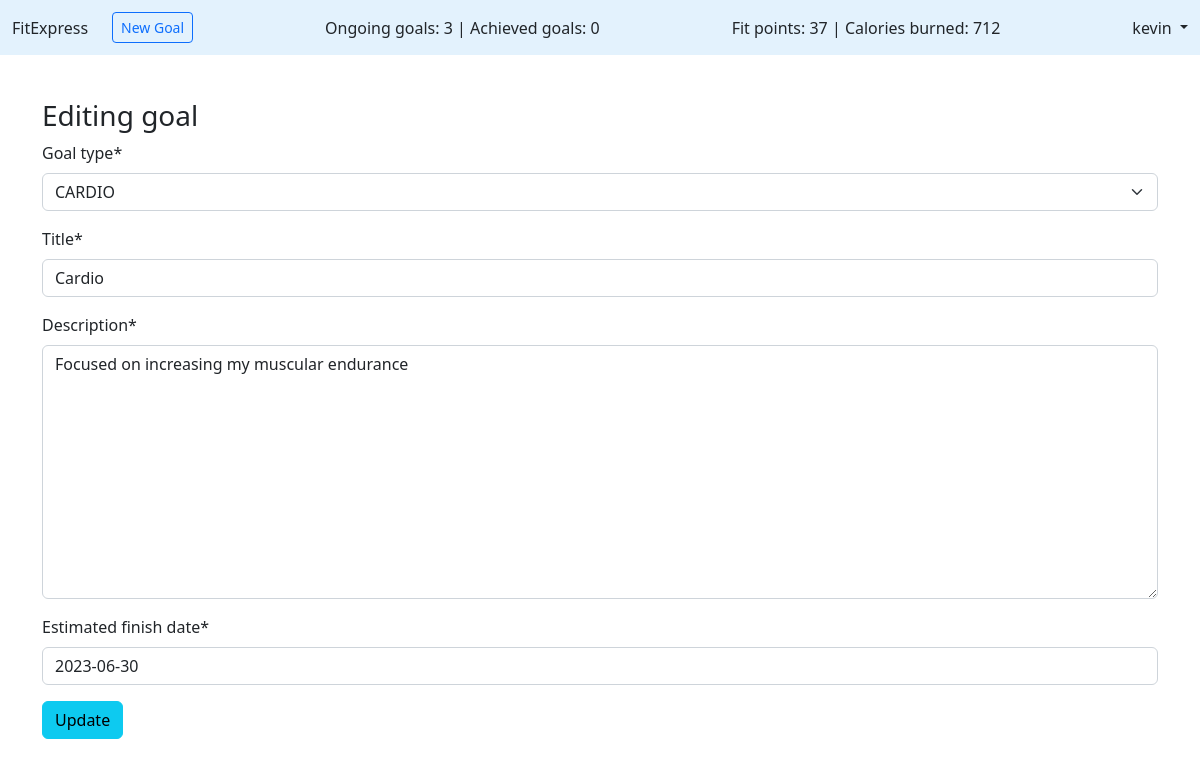
The app's page /goals/11/edit/ (signed in) with its own data.
### accounts/models.py (models this page shows, shortened)
class CustomUser(AbstractUser):
    birth = models.DateField(null=True, blank=True)
    calories_burned = models.PositiveIntegerField(default=0)
    fit_points = models.PositiveIntegerField(default=0)
    weight = models.PositiveIntegerField(null=True)
    completed_goals = models.PositiveIntegerField(default=0)
    active_goals = models.PositiveIntegerField(default=0)

### goals/models.py (models this page shows, shortened)
class Goals(models.Model):
    class GoalTypes(models.TextChoices):
        LOSE_WEIGHT = "LOSE WEIGHT", "LOSE WEIGHT"
        MUSCLE_STRENGTH = "MUSCLE STRENGTH", "MUSCLE STRENGTH"
        MUSCLE_MASS = "MUSCLE MASS", "MUSCLE MASS"
        BODY_DEFINITION = "BODY DEFINITION", "BODY DEFINITION"
        CARDIO = "CARDIO", "CARDIO"
    goal_type = models.TextField(choices=GoalTypes.choices)
    title = models.CharField(max_length=255)
    description = models.TextField()
    status = models.TextField(default="Active")
    author = models.ForeignKey(
        settings.AUTH_USER_MODEL,
        on_delete=models.CASCADE,
    )
    creation_date = models.DateField(auto_now_add=True)
    estimated_finish_date = models.DateField()
    complete_date = models.DateField(null=True)

### goals/views.py (the view)
# urls.py: path("<int:pk>/edit/", GoalUpdateView.as_view(), name="goaledit"),
class GoalUpdateView(LoginRequiredMixin, UserPassesTestMixin, UpdateView):
    model = Goals
    fields = (
        "goal_type",
        "title",
        "description",
        "estimated_finish_date"
    )
    template_name = "goal_edit.html"
    def test_func(self):
        obj = self.get_object()
        return obj.author == self.request.user

### templates/goal_edit.html
{% extends "base_goals.html" %}
{% load crispy_forms_tags %}
{% block content %}
<h3>Editing goal</h3>
<form action="" method="post">{% csrf_token %}
  {{ form|crispy }}
  <button class="btn btn-info ml-2" type="submit">Update</button>
</form>
{% endblock content %}

### templates/base_goals.html (shortened to what this page needs)
<!DOCTYPE html>
<html>
<head>
  <link href="https://cdn.jsdelivr.net/npm/bootstrap@5.2.3/dist/css/bootstrap.min.css" rel="stylesheet"
>
</head>
<body>
  <header class="p-3 mb-3 border-bottom">
    <div class="d-flex flex-wrap align-items-center justify-content-center
        justify-content-lg-start fixed-top" style="background-color: #e3f2fd; padding: 1%">
      <a class="navbar-brand" href="{% url 'home' %}">FitExpress</a>
      {% if user.is_authenticated %}
      <ul class="nav col-12 col-lg-auto me-lg-auto mb-2 justify-content-center
          mb-md-0 ms-4">
        <li><a type="button" class="btn btn-outline-primary btn-sm" href="{% url "goalnew" %}">New Goal</a></li>
      </ul>
      <ul class="nav col-12 col-lg-auto me-lg-auto mb-2 justify-content-center
          mb-md-0">
        <li>Ongoing goals: {{ user.active_goals }} | Achieved goals: {{ user.completed_goals }}</li>
      </ul>
      <ul class="nav col-12 col-lg-auto me-lg-auto mb-2 justify-content-center mb-md-0">
        <li>Fit points: {{ user.fit_points }} | Calories burned: {{ user.calories_burned }}</li>
      </ul>
      <div class="dropdown text-end">
        <a href="#" class="d-block link-dark text-decoration-none dropdown-toggle" id="dropdownUser1"
          data-bs-toggle="dropdown" aria-expanded="false">
          {{ user.username }}
        </a>
      </div>
      {% else %}
      <div class="text-end" style="margin-left: 2%;">
        <a href="{% url 'login' %}" class="btn btn-outline-primary me-2">
          Log In</a>
        <a href="{% url 'signup' %}" class="btn btn-primary">Sign Up</a>
      </div>
      {% endif %}
    </div>
  </header>
  <main>
    <div class="container">
      {% block content %}
      {% endblock content %}
    </div>
  </main>
</body>
</html>

### templates/base_goals.html (style rules this page uses)
.container { margin-top: 5.5%; }

### records on screen
CustomUser: active_goals "3", completed_goals "0", fit_points "37", calories_burned "712", username "kevin"
Goals: goal_type "CARDIO", title "Cardio", description "Focused on increasing my muscular endurance", estimated_finish_date "2023-06-30"
